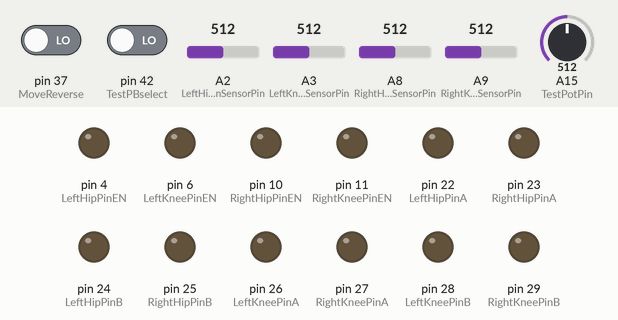
The sketch below on a simulated Arduino Mega 2560, built with avr-gcc and run on an emulated ATmega2560. Shown: output pins drawn as LEDs (lit = HIGH). The inputs (shaded band) are chosen by the test bench; at power-on: pin 37 (MoveReverse) LOW, pin 42 (TestPBselect) LOW, A15 (TestPotPin) = 512, A2 (LeftHipPossisionSensorPin) = 512, A8 (RightHipPossisionSensorPin) = 512, A3 (LeftKneePossisionSensorPin) = 512, A9 (RightKneePossisionSensorPin) = 512. What the sketch prints to the serial monitor is not drawn.

Above: at 1.2 s.
1.3 s: pin 37 (MoveReverse) driven HIGH and pin 42 (TestPBselect) driven HIGH
At 2.6 s:
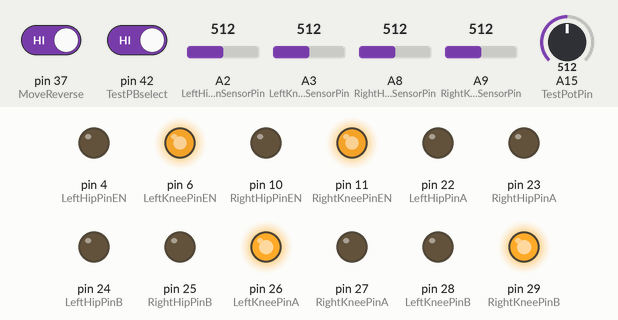
3.8 s: A15 (TestPotPin) set to 558
5.3 s: A15 (TestPotPin) set to 569
At 7.5 s:
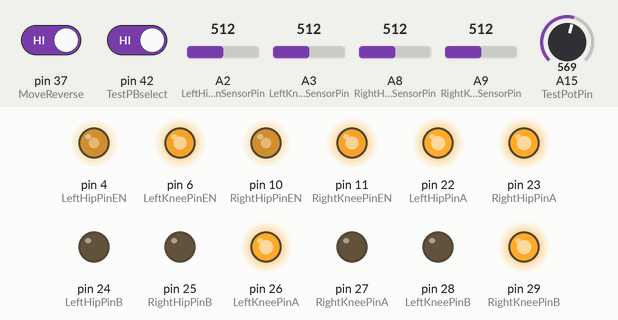
8.3 s: A2 (LeftHipPossisionSensorPin) set to 511
At 11.1 s:
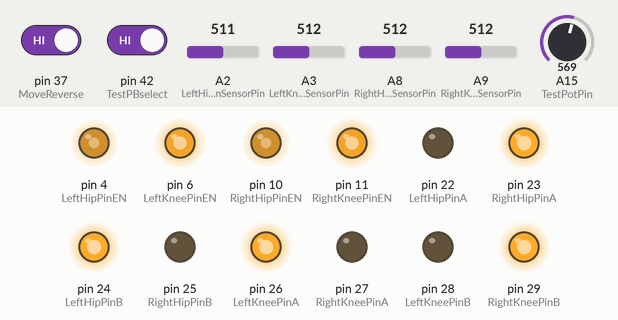
11.3 s: A8 (RightHipPossisionSensorPin) set to 498
At 11.9 s:
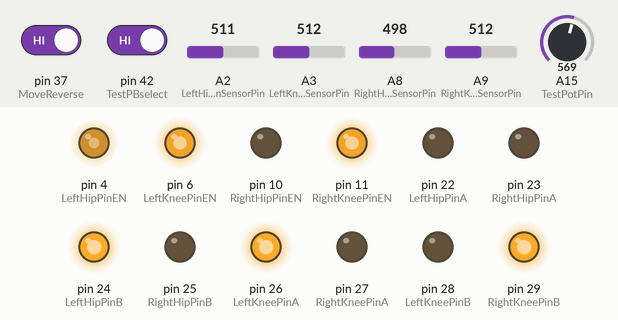
13.5 s: A3 (LeftKneePossisionSensorPin) set to 30
At 15.2 s:
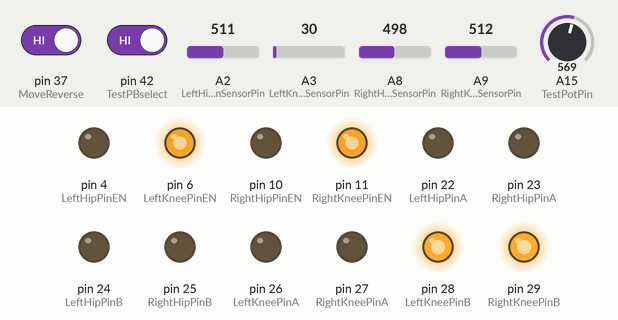
Timing chart, 0 to 16.7 s (numbered marks = the images above; inputs shaded):
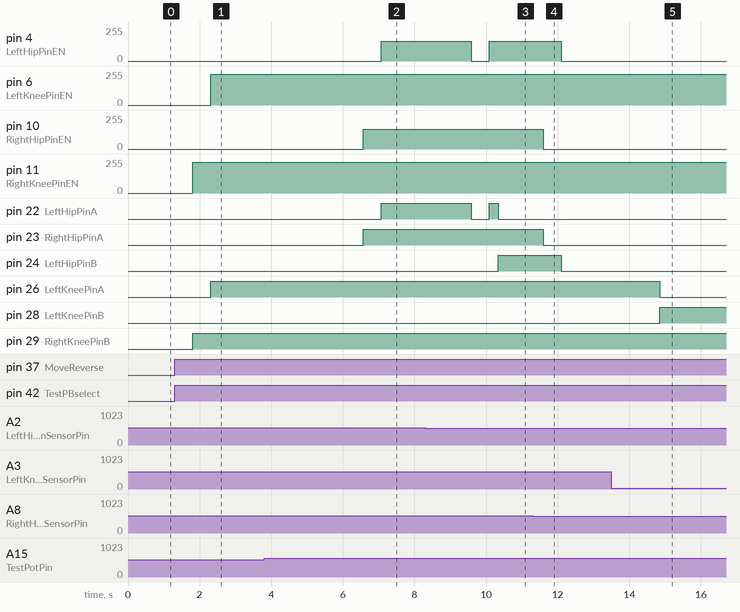

Measured:
- the behaviour switches between 568 and 569 on A15 (TestPotPin) (found by bisection; images 1 and 2)
- the behaviour switches between 512 and 511 on A2 (LeftHipPossisionSensorPin) (found by bisection; images 2 and 3)
- the behaviour switches between 512 and 511 on A8 (RightHipPossisionSensorPin) (found by bisection; images 3 and 4)
- after the input at 1.3 s, pin 6 (LeftKneePinEN): 0/255 → 230/255 after 1.0 s; pin 11 (RightKneePinEN): 0/255 → 230/255 after 0.50 s; pin 26 (LeftKneePinA): LOW → HIGH after 1.0 s; pin 29 (RightKneePinB): LOW → HIGH after 0.50 s
- after the input at 3.8 s, every drawn part: stays the same
- after the input at 5.3 s, pin 4 (LeftHipPinEN): 0/255 → 150/255 after 1.8 s; pin 10 (RightHipPinEN): 0/255 → 150/255 after 1.3 s; pin 22 (LeftHipPinA): LOW → HIGH after 1.8 s; pin 23 (RightHipPinA): LOW → HIGH after 1.3 s
- after the input at 8.3 s, pin 4 (LeftHipPinEN): 150/255 → 0/255 after 1.3 s, → 150/255 0.50 s later; pin 22 (LeftHipPinA): HIGH → LOW after 1.3 s, → HIGH 0.50 s later, → LOW 0.25 s later; pin 24 (LeftHipPinB): LOW → HIGH after 2.0 s
- after the input at 11.3 s, pin 4 (LeftHipPinEN): goes on until 12.1 s, then stays 0/255; pin 10 (RightHipPinEN): 150/255 → 0/255 after 0.29 s; pin 22 (LeftHipPinA): stays LOW (without the input it goes to HIGH after 1.3 s); pin 23 (RightHipPinA): HIGH → LOW after 0.29 s; pin 24 (LeftHipPinB): goes on until 12.1 s, then stays LOW
- after the input at 13.5 s, pin 26 (LeftKneePinA): HIGH → LOW after 1.4 s; pin 28 (LeftKneePinB): LOW → HIGH after 1.4 s

The sketch:

Left_Right_Leg_2024_06_28__24h30__New_Mega_C.ino
```cpp
//#include <Adafruit_MCP23X17.h>
//Adafruit_MCP23X17 mcp;

//#include <Wire.h>
//
//#include <LiquidCrystal_I2C.h>
//
//LiquidCrystal_I2C lcd(0x25, 16, 2);
//LiquidCrystal_I2C lcd1(0x23, 20, 4);

//***********************************************
//***********************************************
//            SERIAL PRINT TIMER

unsigned long SerialPrintTime = 50;
unsigned long SerialPrintStartTime;
unsigned long SerialPrintProgress;
unsigned long SerialPrintResetTime = 1000;

int SerialPrintState;

//***********************************************
#define MoveForward 36
#define MoveReverse 37
#define MoveLeft 35
#define MoveRight 34

#define MoveRun 38
#define MoveStop 39

#define Auto_Manual 41
#define Left_Right 40

#define MoveRun 37
int MoveRunState = LOW;

#define TestPBselect 42
int TestPBselectState = LOW;
int TestPBselectCNT = 0;

const int TestPotPin = A15;
float TestPotPinValue = 0;
float TestPotPinValueOpposite = 0;

//************************************************
//                LEFT LEG

const int LeftHipPinA = 22;
const int LeftHipPinB = 24;
const int LeftHipPinEN = 4;
int LeftHipSpeedOffSet;

const int LeftHipPossisionSensorPin = A2;
float LeftHipPossisionSensorPinValue = 0;


const int LeftKneePinA = 26;
const int LeftKneePinB = 28;
const int LeftKneePinEN = 6;
int LeftKneeSpeedOffSet;
int LeftKneeSpeedOffSet1;
int LeftKneeSpeedOffSet2;
int LeftKneeSpeedOffSet3;
int LeftKneeSpeedOffSet4;

const int LeftKneePossisionSensorPin = A3;
float LeftKneePossisionSensorPinValue = 0;

//***********************************************

//************************************************
//                RIGHT LEG

const int RightHipPinA = 23;
const int RightHipPinB = 25;
const int RightHipPinEN = 10;
int RightHipSpeedOffSet;

const int RightHipPossisionSensorPin = A8;
float RightHipPossisionSensorPinValue = 0;


const int RightKneePinA = 27;
const int RightKneePinB = 29;
const int RightKneePinEN = 11;
int RightKneeSpeedOffSet;

const int RightKneePossisionSensorPin = A9;
float RightKneePossisionSensorPinValue = 0;


//***********************************************
//           SERIAL PRINT DELAY TIMER

void serialprintTimer() {

  SerialPrintProgress = millis() - SerialPrintStartTime;     // Servo Head Progress

  if (SerialPrintProgress <= SerialPrintTime) {
    SerialPrintState = HIGH;
  }

  if (SerialPrintProgress >= SerialPrintTime) {
    SerialPrintState = LOW;
  }

  if (SerialPrintProgress >= SerialPrintResetTime) {
    SerialPrintStartTime = millis();
  }
}

//***********************************************

void setup() {
  // put your setup code here, to run once:

Serial.begin(115200);
//  mcp.begin();
//mcp.begin_I2C();

pinMode(MoveForward, INPUT);
pinMode(MoveReverse, INPUT);
pinMode(MoveLeft, INPUT);
pinMode(MoveRight, INPUT);

pinMode(MoveRun, INPUT);
pinMode(MoveStop, INPUT);

pinMode(Auto_Manual, INPUT);
pinMode(Left_Right, INPUT);


pinMode(TestPBselect, INPUT);
pinMode(MoveRun, INPUT);

pinMode(RightHipPinA, OUTPUT);
pinMode(RightHipPinB, OUTPUT);

pinMode(RightKneePinA, OUTPUT);
pinMode(RightKneePinB, OUTPUT);

pinMode(LeftHipPinA, OUTPUT);
pinMode(LeftHipPinB, OUTPUT);

pinMode(LeftKneePinA, OUTPUT);
pinMode(LeftKneePinB, OUTPUT);

SerialPrintStartTime = millis();


}

void loop() {
  // put your main code here, to run repeatedly:

serialprintTimer();


TestPBselectState = digitalRead(TestPBselect);
MoveRunState = digitalRead(MoveRun);

if (TestPBselectState == HIGH){
TestPBselectCNT = TestPBselectCNT +1;
delay(250);
}

if (TestPBselectCNT >= 10){
TestPBselectCNT = 0;
}

TestPotPinValue = analogRead(TestPotPin);
TestPotPinValue = map(TestPotPinValue, 0, 1023, 0, 180);

if (TestPotPinValue <= 0){
TestPotPinValue = 0;
}

TestPotPinValueOpposite = 180 - TestPotPinValue;

RightHipPossisionSensorPinValue = analogRead(RightHipPossisionSensorPin);
RightHipPossisionSensorPinValue = map(RightHipPossisionSensorPinValue, 1023, 0, 0, 180);

RightKneePossisionSensorPinValue = analogRead(RightKneePossisionSensorPin);
RightKneePossisionSensorPinValue = map(RightKneePossisionSensorPinValue, 3450, 970, 0, 120);

RightHipSpeedOffSet = TestPotPinValue - RightHipPossisionSensorPinValue;
if (RightHipSpeedOffSet <= -1){
RightHipSpeedOffSet = RightHipSpeedOffSet * -1;
}
RightHipSpeedOffSet = RightHipSpeedOffSet * 2;

if (RightHipSpeedOffSet >= 255){
RightHipSpeedOffSet = 255;
}

if (RightHipSpeedOffSet <= 150){
RightHipSpeedOffSet = 150;
}

RightKneeSpeedOffSet = TestPotPinValue - RightKneePossisionSensorPinValue;
if (RightKneeSpeedOffSet <= -1){
RightKneeSpeedOffSet = RightKneeSpeedOffSet * -1;
}
RightKneeSpeedOffSet = RightKneeSpeedOffSet * 2;

if (RightKneeSpeedOffSet >= 255){
RightKneeSpeedOffSet = 255;
}

if (RightKneeSpeedOffSet <= 230){
RightKneeSpeedOffSet = 230;
}

if (TestPBselectCNT == 1){
if (MoveRunState == HIGH){

if (RightHipPossisionSensorPinValue >= TestPotPinValue + 10){

digitalWrite(RightHipPinA, LOW);
digitalWrite(RightHipPinB, HIGH);;
analogWrite(RightHipPinEN, RightHipSpeedOffSet);

}

if (RightHipPossisionSensorPinValue <= TestPotPinValue - 10){

digitalWrite(RightHipPinA, HIGH);
digitalWrite(RightHipPinB, LOW);;
analogWrite(RightHipPinEN, RightHipSpeedOffSet);

}

if ((RightHipPossisionSensorPinValue >= TestPotPinValue -10) && ((RightHipPossisionSensorPinValue <= TestPotPinValue +10))){

digitalWrite(RightHipPinA, LOW);
digitalWrite(RightHipPinB, LOW);;
analogWrite(RightHipPinEN, 0);

}

if (MoveRunState == LOW){

digitalWrite(RightHipPinA, LOW);
digitalWrite(RightHipPinB, LOW);;
analogWrite(RightHipPinEN, 0);

}
}
}


if (TestPBselectCNT == 2){
if (MoveRunState == HIGH){


if (RightKneePossisionSensorPinValue >= TestPotPinValue +10 ){

digitalWrite(RightKneePinA, LOW);
digitalWrite(RightKneePinB, HIGH);;
analogWrite(RightKneePinEN, RightKneeSpeedOffSet);

}

if (RightKneePossisionSensorPinValue <= TestPotPinValue -10){

digitalWrite(RightKneePinA, HIGH);
digitalWrite(RightKneePinB, LOW);
analogWrite(RightKneePinEN, RightKneeSpeedOffSet);

}


if ((RightKneePossisionSensorPinValue >= TestPotPinValue -10) && ((RightKneePossisionSensorPinValue <= TestPotPinValue +10))){

digitalWrite(RightKneePinA, LOW);
digitalWrite(RightKneePinB, LOW);;
analogWrite(RightKneePinEN, 0);

}

if (MoveRunState == LOW){

digitalWrite(RightKneePinA, LOW);
digitalWrite(RightKneePinB, LOW);;
analogWrite(RightKneePinEN, 0);

}

}
}

//*****************************************************************************************************************
//                  LEFT LEG


LeftHipPossisionSensorPinValue = analogRead(LeftHipPossisionSensorPin);
LeftHipPossisionSensorPinValue = map(LeftHipPossisionSensorPinValue, 1023, 0, 0, 180);

LeftKneePossisionSensorPinValue = analogRead(LeftKneePossisionSensorPin);
LeftKneePossisionSensorPinValue = map(LeftKneePossisionSensorPinValue, 1023, 0, 0, 120);

LeftHipSpeedOffSet = TestPotPinValue - LeftHipPossisionSensorPinValue;
if (LeftHipSpeedOffSet <= -1){
LeftHipSpeedOffSet = LeftHipSpeedOffSet * -1;
}
LeftHipSpeedOffSet = LeftHipSpeedOffSet * 2;

if (LeftHipSpeedOffSet >= 255){
LeftHipSpeedOffSet = 255;
}

if (LeftHipSpeedOffSet <= 150){
LeftHipSpeedOffSet = 150;
}


LeftKneeSpeedOffSet = TestPotPinValue - LeftKneePossisionSensorPinValue;
LeftKneeSpeedOffSet1 = LeftKneeSpeedOffSet;

if (LeftKneeSpeedOffSet <= -1){
LeftKneeSpeedOffSet = LeftKneeSpeedOffSet * -1;
}
LeftKneeSpeedOffSet = LeftKneeSpeedOffSet * 2;

LeftKneeSpeedOffSet2 = LeftKneeSpeedOffSet;

if (LeftKneeSpeedOffSet >= 255){
LeftKneeSpeedOffSet = 255;
}

if (LeftKneeSpeedOffSet <= 230){
LeftKneeSpeedOffSet = 230;
}

if (TestPBselectCNT == 3){
if (MoveRunState == HIGH){


//LeftHipSpeedOffSet = TestPotPinValue - LeftHipPossisionSensorPinValue;


if (LeftHipPossisionSensorPinValue >= TestPotPinValue + 10){

digitalWrite(LeftHipPinA, LOW);
digitalWrite(LeftHipPinB, HIGH);;
analogWrite(LeftHipPinEN, LeftHipSpeedOffSet);

}

if (LeftHipPossisionSensorPinValue <= TestPotPinValue - 10){

digitalWrite(LeftHipPinA, HIGH);
digitalWrite(LeftHipPinB, LOW);;
analogWrite(LeftHipPinEN, LeftHipSpeedOffSet);

}


if ((LeftHipPossisionSensorPinValue >= TestPotPinValue -10) && ((LeftHipPossisionSensorPinValue <= TestPotPinValue +10))){

digitalWrite(LeftHipPinA, LOW);
digitalWrite(LeftHipPinB, LOW);;
analogWrite(LeftHipPinEN, 0);

}


if (MoveRunState == LOW){

digitalWrite(LeftHipPinA, LOW);
digitalWrite(LeftHipPinB, LOW);;
analogWrite(LeftHipPinEN, 0);

}
}
}

//****************************************************


if (TestPBselectCNT == 4){
if (MoveRunState == HIGH){

//LeftKneeSpeedOffSet = TestPotPinValue - LeftKneePossisionSensorPinValue;


if (LeftKneePossisionSensorPinValue >= TestPotPinValue +10 ){

digitalWrite(LeftKneePinA, LOW);
digitalWrite(LeftKneePinB, HIGH);;
analogWrite(LeftKneePinEN, LeftKneeSpeedOffSet);

}

if (LeftKneePossisionSensorPinValue <= TestPotPinValue -10){

digitalWrite(LeftKneePinA, HIGH);
digitalWrite(LeftKneePinB, LOW);
analogWrite(LeftKneePinEN, LeftKneeSpeedOffSet);

}


if ((LeftKneePossisionSensorPinValue >= TestPotPinValue -10) && ((LeftKneePossisionSensorPinValue <= TestPotPinValue +10))){

digitalWrite(LeftKneePinA, LOW);
digitalWrite(LeftKneePinB, LOW);;
analogWrite(LeftKneePinEN, 0);

}


if (MoveRunState == LOW){

digitalWrite(LeftKneePinA, LOW);
digitalWrite(LeftKneePinB, LOW);;
analogWrite(LeftKneePinEN, 0);

}

}
}


//******************************************************************************************************************
//          LEFT & RIGHT HIP CONTROL BOTH SAME DIRECTION


if (TestPBselectCNT == 5){
if (MoveRunState == HIGH){


if ((RightHipPossisionSensorPinValue >= TestPotPinValue + 10) && (LeftHipPossisionSensorPinValue >= TestPotPinValue + 10)){

digitalWrite(RightHipPinA, LOW);
digitalWrite(RightHipPinB, HIGH);
analogWrite(RightHipPinEN, RightHipSpeedOffSet);

digitalWrite(LeftHipPinA, LOW);
digitalWrite(LeftHipPinB, HIGH);;
analogWrite(LeftHipPinEN, LeftHipSpeedOffSet);

}

if ((RightHipPossisionSensorPinValue <= TestPotPinValue - 10) && (LeftHipPossisionSensorPinValue <= TestPotPinValue - 10)){

digitalWrite(RightHipPinA, HIGH);
digitalWrite(RightHipPinB, LOW);
analogWrite(RightHipPinEN, RightHipSpeedOffSet);

digitalWrite(LeftHipPinA, HIGH);
digitalWrite(LeftHipPinB, LOW);;
analogWrite(LeftHipPinEN, LeftHipSpeedOffSet);
}


if (((RightHipPossisionSensorPinValue >= TestPotPinValue -10) && ((RightHipPossisionSensorPinValue <= TestPotPinValue +10))) && ((LeftHipPossisionSensorPinValue >= TestPotPinValue -10) && ((LeftHipPossisionSensorPinValue <= TestPotPinValue +10)))){

digitalWrite(RightHipPinA, LOW);
digitalWrite(RightHipPinB, LOW);;
analogWrite(RightHipPinEN, 0);

digitalWrite(LeftHipPinA, LOW);
digitalWrite(LeftHipPinB, LOW);;
analogWrite(LeftHipPinEN, 0);
}


if (MoveRunState == LOW){

digitalWrite(RightHipPinA, LOW);
digitalWrite(RightHipPinB, LOW);;
analogWrite(RightHipPinEN, 0);

digitalWrite(LeftHipPinA, LOW);
digitalWrite(LeftHipPinB, LOW);;
analogWrite(LeftHipPinEN, 0);
}


}
}
//******************************************************************************************************************
//          LEFT & RIGHT HIP CONTROL OPPOTE SAME DIRECTION


if (TestPBselectCNT == 6){
if (MoveRunState == HIGH){

if ((RightHipPossisionSensorPinValue >= TestPotPinValue + 10) && (LeftHipPossisionSensorPinValue <= TestPotPinValueOpposite - 10)){

digitalWrite(RightHipPinA, LOW);
digitalWrite(RightHipPinB, HIGH);
analogWrite(RightHipPinEN, RightHipSpeedOffSet);

digitalWrite(LeftHipPinA, HIGH);
digitalWrite(LeftHipPinB, LOW);;
analogWrite(LeftHipPinEN, LeftHipSpeedOffSet);

}

if ((RightHipPossisionSensorPinValue <= TestPotPinValue - 10) && (LeftHipPossisionSensorPinValue >= TestPotPinValueOpposite + 10)){

digitalWrite(RightHipPinA, HIGH);
digitalWrite(RightHipPinB, LOW);
analogWrite(RightHipPinEN, RightHipSpeedOffSet);

digitalWrite(LeftHipPinA, LOW);
digitalWrite(LeftHipPinB, HIGH);;
analogWrite(LeftHipPinEN, LeftHipSpeedOffSet);
}


if (((RightHipPossisionSensorPinValue >= TestPotPinValue -10) && (RightHipPossisionSensorPinValue <= TestPotPinValue +10)) && ((LeftHipPossisionSensorPinValue >= TestPotPinValueOpposite -10) && (LeftHipPossisionSensorPinValue <= TestPotPinValueOpposite +10))){

digitalWrite(RightHipPinA, LOW);
digitalWrite(RightHipPinB, LOW);;
analogWrite(RightHipPinEN, 0);

digitalWrite(LeftHipPinA, LOW);
digitalWrite(LeftHipPinB, LOW);;
analogWrite(LeftHipPinEN, 0);
}


if (MoveRunState == LOW){

digitalWrite(RightHipPinA, LOW);
digitalWrite(RightHipPinB, LOW);;
analogWrite(RightHipPinEN, 0);

digitalWrite(LeftHipPinA, LOW);
digitalWrite(LeftHipPinB, LOW);;
analogWrite(LeftHipPinEN, 0);
}


}
}

//******************************************************************************************************************
//          LEFT & RIGHT KNEES CONTROL BOTH SAME DIRECTION


if (TestPBselectCNT == 7){
if (MoveRunState == HIGH){


if ((RightKneePossisionSensorPinValue >= TestPotPinValue + 10) && (LeftKneePossisionSensorPinValue >= TestPotPinValue + 10)){

digitalWrite(RightKneePinA, LOW);
digitalWrite(RightKneePinB, HIGH);
analogWrite(RightKneePinEN, RightKneeSpeedOffSet);

digitalWrite(LeftKneePinA, LOW);
digitalWrite(LeftKneePinB, HIGH);;
analogWrite(LeftKneePinEN, LeftKneeSpeedOffSet);

}

if ((RightKneePossisionSensorPinValue <= TestPotPinValue - 10) && (LeftKneePossisionSensorPinValue <= TestPotPinValue - 10)){

digitalWrite(RightKneePinA, HIGH);
digitalWrite(RightKneePinB, LOW);
analogWrite(RightKneePinEN, RightKneeSpeedOffSet);

digitalWrite(LeftKneePinA, HIGH);
digitalWrite(LeftKneePinB, LOW);;
analogWrite(LeftKneePinEN, LeftKneeSpeedOffSet);
}


if (((RightKneePossisionSensorPinValue >= TestPotPinValue -10) && ((RightKneePossisionSensorPinValue <= TestPotPinValue +10))) && ((LeftKneePossisionSensorPinValue >= TestPotPinValue -10) && ((LeftKneePossisionSensorPinValue <= TestPotPinValue +10)))){

digitalWrite(RightKneePinA, LOW);
digitalWrite(RightKneePinB, LOW);;
analogWrite(RightKneePinEN, 0);

digitalWrite(LeftKneePinA, LOW);
digitalWrite(LeftKneePinB, LOW);;
analogWrite(LeftKneePinEN, 0);
}


if (MoveRunState == LOW){

digitalWrite(RightKneePinA, LOW);
digitalWrite(RightKneePinB, LOW);;
analogWrite(RightKneePinEN, 0);

digitalWrite(LeftKneePinA, LOW);
digitalWrite(LeftKneePinB, LOW);;
analogWrite(LeftKneePinEN, 0);
}

}
}

//******************************************************************************************************************

if (SerialPrintState == HIGH){

Serial.println("");
Serial.print("TestPBselectState : ");
Serial.print(TestPBselectState);

Serial.println("");
Serial.print("TestPBselectCNT : ");
Serial.print(TestPBselectCNT);

Serial.println("");
Serial.print("MoveRunState : ");
Serial.print(MoveRunState);

Serial.println("");
Serial.print("TestPotPinValue : ");
Serial.print(TestPotPinValue);

Serial.println("");
Serial.print("TestPotPinValueOpposite : ");
Serial.print(TestPotPinValueOpposite);

Serial.println("");
Serial.print("RightHipPossisionSensorPinValue : ");
Serial.print(RightHipPossisionSensorPinValue);

Serial.println("");
Serial.print("RightKneePossisionSensorPinValue : ");
Serial.print(RightKneePossisionSensorPinValue);

Serial.println("");
Serial.print("RightHipSpeedOffSet : ");
Serial.print(RightHipSpeedOffSet);

Serial.println("");
Serial.print("RightKneeSpeedOffSet : ");
Serial.print(RightKneeSpeedOffSet);


Serial.println("");
Serial.print("LeftHipPossisionSensorPinValue : ");
Serial.print(LeftHipPossisionSensorPinValue);

Serial.println("");
Serial.print("LeftKneePossisionSensorPinValue : ");
Serial.print(LeftKneePossisionSensorPinValue);

Serial.println("");
Serial.print("LeftHipSpeedOffSet : ");
Serial.print(LeftHipSpeedOffSet);

Serial.println("");
Serial.print("LeftKneeSpeedOffSet : ");
Serial.print(LeftKneeSpeedOffSet);

Serial.println("");
Serial.print("LeftKneeSpeedOffSet1 : ");
Serial.print(LeftKneeSpeedOffSet1);

Serial.println("");
Serial.print("LeftKneeSpeedOffSet2 : ");
Serial.print(LeftKneeSpeedOffSet2);

Serial.println("");
Serial.print("LeftKneeSpeedOffSet3 : ");
Serial.print(LeftKneeSpeedOffSet3);

Serial.println("");
Serial.print("LeftKneeSpeedOffSet4 : ");
Serial.print(LeftKneeSpeedOffSet4);

//Serial.println("");
//Serial.print("TestSelectRightKneeState : ");
//Serial.print(TestSelectRightKneeState);
//
//Serial.println("");
//Serial.print("TestSelectRightHipState : ");
//Serial.print(TestSelectRightHipState);
//
//Serial.println("");
//Serial.print("TestSelectLeftKneeState : ");
//Serial.print(TestSelectLeftKneeState);
//
//Serial.println("");
//Serial.print("TestSelectLeftHipState : ");
//Serial.print(TestSelectLeftHipState);


Serial.println("");


}

}
```
